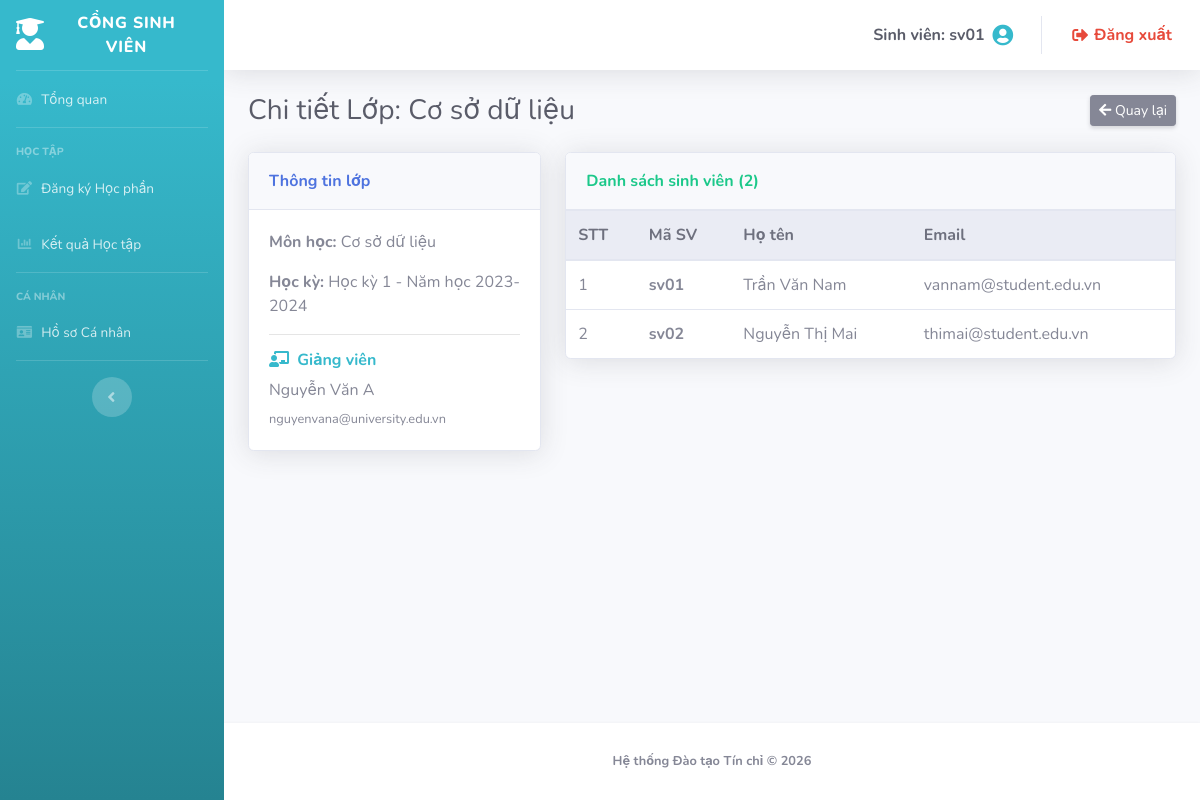
/student/index.php?page=class_detail&maLHP=1 (signed in), run on the app's committed database.
### tables this page shows
CREATE TABLE `courseclasses` (
  `maLHP` int(11) NOT NULL,
  `maMH` varchar(20) NOT NULL,
  `maHK` varchar(20) NOT NULL,
  `maGV` varchar(20) NOT NULL,
  `isLocked` tinyint(1) DEFAULT 0
);

CREATE TABLE `courses` (
  `maMH` varchar(20) NOT NULL,
  `tenMH` varchar(100) NOT NULL,
  `soTinChi` int(11) DEFAULT 3,
  `maKhoa` varchar(20) NOT NULL
);

CREATE TABLE `semesters` (
  `maHK` varchar(20) NOT NULL,
  `tenHK` varchar(50) NOT NULL
);

CREATE TABLE `teachers` (
  `maGV` varchar(20) NOT NULL,
  `hoTenGV` varchar(100) NOT NULL,
  `email` varchar(100) DEFAULT NULL,
  `sdt` varchar(20) DEFAULT NULL
);

CREATE TABLE `students` (
  `maSV` varchar(20) NOT NULL,
  `hoTen` varchar(100) NOT NULL,
  `gioiTinh` varchar(10) DEFAULT NULL,
  `namSinh` int(11) DEFAULT NULL,
  `diaChi` varchar(200) DEFAULT NULL,
  `email` varchar(100) DEFAULT NULL,
  `sdt` varchar(20) DEFAULT NULL,
  `maLop` varchar(20) NOT NULL
);

### student/class_detail.php (the view, shortened to what this page needs)
<?php
$maLHP = isset($_GET['maLHP']) ? (int)$_GET['maLHP'] : 0;
$stmt = $pdo->prepare("
    SELECT cc.maLHP, c.tenMH, t.hoTenGV, t.email AS emailGV, s.tenHK
    FROM CourseClasses cc
    JOIN Courses c ON cc.maMH = c.maMH
    JOIN Teachers t ON cc.maGV = t.maGV
    JOIN Semesters s ON cc.maHK = s.maHK
    WHERE cc.maLHP = ?
");
$stmt->execute([$maLHP]);
$classInfo = $stmt->fetch();
$stmtSv = $pdo->prepare("
    SELECT s.maSV, s.hoTen, s.email
    FROM Grades g
    JOIN Students s ON g.maSV = s.maSV
    WHERE g.maLHP = ?
");
$stmtSv->execute([$maLHP]);
$students = $stmtSv->fetchAll();
?>
<div class="d-sm-flex align-items-center justify-content-between mb-4">
    <h1 class="h3 mb-0 text-gray-800">Chi tiết Lớp: <?= htmlspecialchars($classInfo['tenMH']) ?></h1>
    <a href="index.php?page=course_classes" class="btn btn-sm btn-secondary shadow-sm">
        <i class="fas fa-arrow-left"></i> Quay lại
    </a>
</div>
<div class="row">
    <div class="col-lg-4">
        <div class="card shadow mb-4">
            <div class="card-header py-3 font-weight-bold text-primary">Thông tin lớp</div>
            <div class="card-body">
                <p><strong>Môn học:</strong> <?= htmlspecialchars($classInfo['tenMH']) ?></p>
                <p><strong>Học kỳ:</strong> <?= htmlspecialchars($classInfo['tenHK']) ?></p>
                <hr>
                <h6 class="font-weight-bold text-info"><i class="fas fa-chalkboard-teacher mr-1"></i> Giảng viên</h6>
                <p class="mb-1"><?= htmlspecialchars($classInfo['hoTenGV']) ?></p>
                <p class="mb-0"><small><?= htmlspecialchars($classInfo['emailGV']) ?></small></p>
            </div>
        </div>
    </div>
    <div class="col-lg-8">
        <div class="card shadow mb-4">
            <div class="card-header py-3 font-weight-bold text-success">
                Danh sách sinh viên (<?= count($students) ?>)
            </div>
            <div class="card-body p-0">
                <table class="table table-hover mb-0">
                    <thead class="thead-light">
                        <tr>
                            <th>STT</th>
                            <th>Mã SV</th>
                            <th>Họ tên</th>
                            <th>Email</th>
                        </tr>
                    </thead>
                    <tbody>
                        <?php foreach ($students as $k => $sv): ?>
                        <tr>
                            <td><?= $k + 1 ?></td>
                            <td class="font-weight-bold"><?= $sv['maSV'] ?></td>
                            <td><?= htmlspecialchars($sv['hoTen']) ?></td>
                            <td><?= htmlspecialchars($sv['email']) ?></td>
                        </tr>
                        <?php endforeach; ?>
                    </tbody>
                </table>
            </div>
        </div>
    </div>
</div>

### data on the page
courseclasses: maMH.tenMH "Cơ sở dữ liệu", maHK.tenHK "Học kỳ 1 - Năm học 2023-2024", maGV.hoTenGV "Nguyễn Văn A", maGV.email "nguyenvana@university.edu.vn"
students: maSV "sv01", hoTen "Trần Văn Nam", email "vannam@student.edu.vn"
students: maSV "sv02", hoTen "Nguyễn Thị Mai", email "thimai@student.edu.vn"

### other printed values
$_SESSION['user']['username'] "sv01"
count($students) "2"
